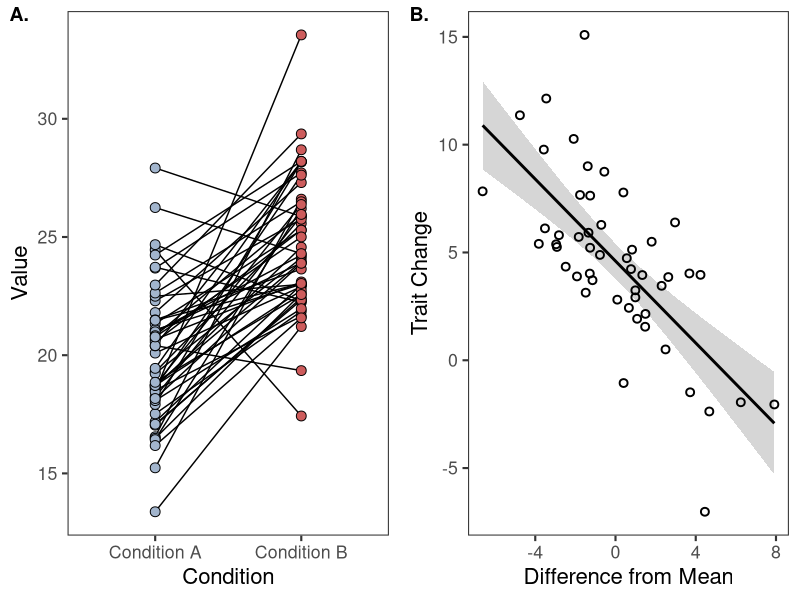

The R script that drew this image:
## ---- chunk 1
#| fig-width: 8
#| fig-align: center
#| code-fold: true
#| collapse: true

library(tidyverse)

mean_1 = 20
dist_1 = rnorm(50, mean = mean_1, sd = 3)

mean_2 = 25
dist_2 = rnorm(50, mean = mean_2, sd = 3)

sim_data = tibble("Condition A" = dist_1, 
                  "Condition B" = dist_2) %>% 
  mutate("delta" = `Condition B` - `Condition A`,
         "dist_from_mean" = `Condition A` - mean_1)


plot_a = sim_data %>% 
  mutate("id" = row_number()) %>% 
  pivot_longer(cols = c(`Condition A`, `Condition B`), 
               values_to = "Value", 
               names_to = "Condition") %>% 
  mutate("Condition" = fct_relevel(`Condition`, c("Condition A", "Condition B"))) %>% 
  ggplot(aes(x = Condition, y = Value, group = id)) + 
  geom_line(linewidth = 0.5) + 
  geom_point(aes(fill = Condition), shape = 21, size = 3) + 
  scale_fill_manual(values = c("lightsteelblue3", "indianred")) + 
  theme_bw(base_size = 16) + 
  theme(legend.position = "none",
        panel.grid = element_blank())

plot_b = ggplot(sim_data, aes(x = dist_from_mean, y = delta)) + 
  geom_smooth(method = "lm", colour = "black",
              formula = 'y~x') + 
  geom_point(size = 2, shape = 21, stroke = 1) + 
  labs(x = "Difference from Mean",
       y = "Trait Change") + 
  theme_bw(base_size = 16) + 
  theme(panel.grid = element_blank())

ggpubr::ggarrange(plot_a, plot_b,
                  labels = c("A.", "B."))
## ---- chunk 2
#| code-fold: true
#| collapse: true

#These are the options set at the beginning of the report.Rmd file
knitr::opts_chunk$set(
  echo = knitr::is_html_output(),
  fig.align = "center",
  fig.path = "../Figures/markdown/", # Update this for each report - OR - Remove this line and...
  dev = c("png", "pdf"), # ...this line to prevent the figures from being saved
  message = FALSE,
  warning = FALSE,
  collapse = T
)
